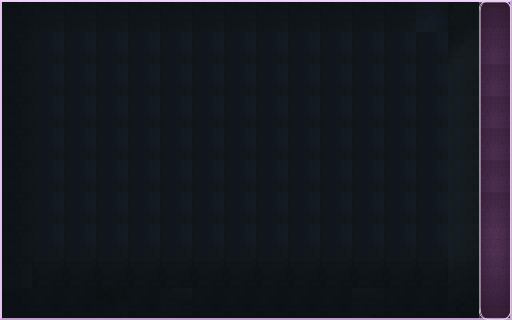

This is a level from a 2D game, rendered from its Tiled map with the project's own tilesets. A one-line summary and the map file follow, with tile-layer data summarised:
An orthogonal 16x10 tile map with 32x32 px tiles, 1 tile layer (Capa de Patrones 1).

<map version="1.0" orientation="orthogonal" width="16" height="10" tilewidth="32" tileheight="32">
 <tileset firstgid="1" name="textura1" tilewidth="32" tileheight="32">
  <image source="img/textura1.png" trans="ff00ff" width="224" height="160" />
 </tileset>
 <layer name="Capa de Patrones 1" width="16" height="10">
  <data>[160 cells, 160 non-empty, 21 distinct tile ids]</data>
 </layer>
</map>
